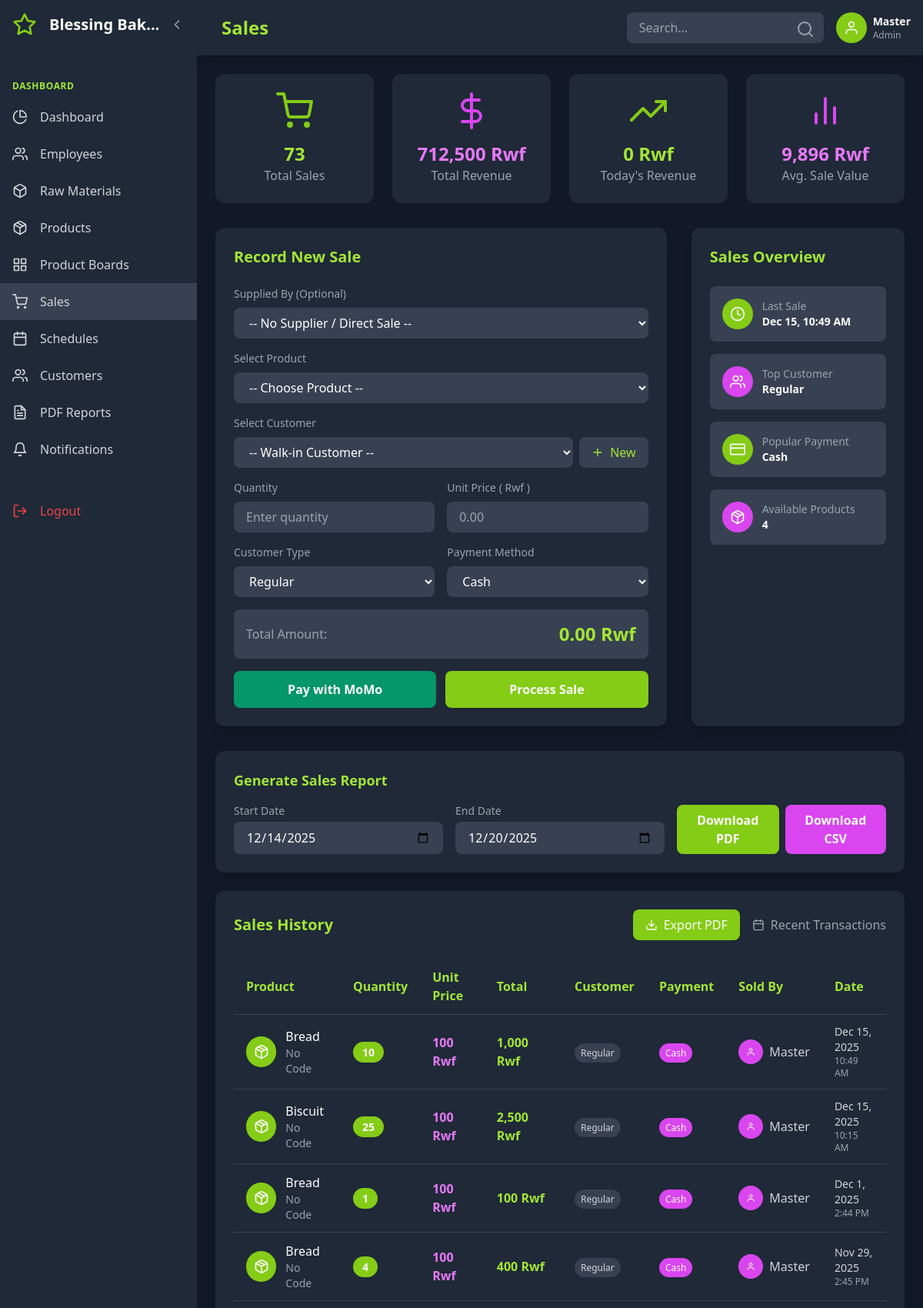
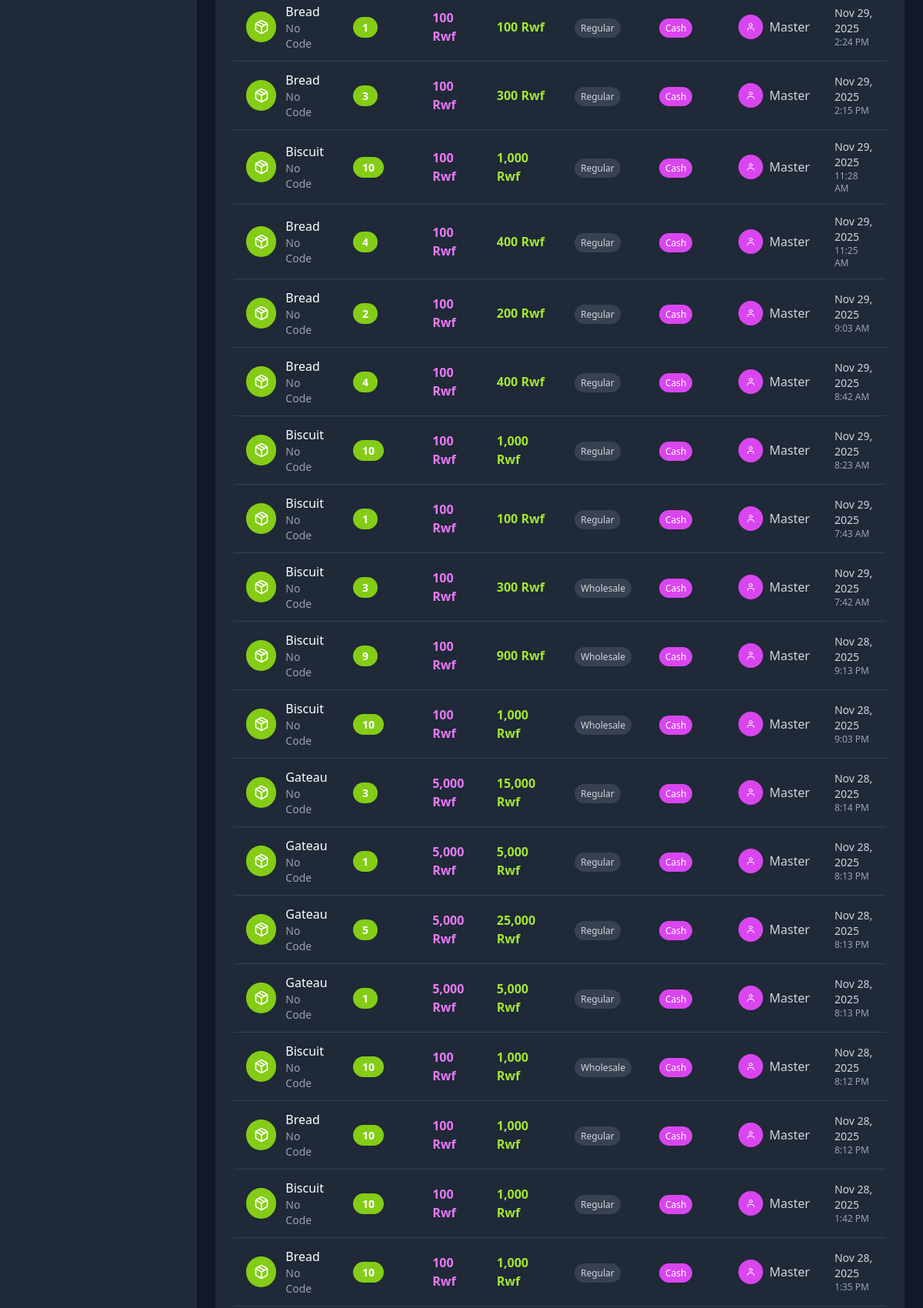
The page /?page=sales (signed in, upper part) on the database its author committed (2 pictures, top to bottom).
### tables this page shows
CREATE TABLE `system_settings` (
  `id` int(11) NOT NULL,
  `business_name` varchar(255) DEFAULT 'Bakery Management System',
  `currency` varchar(10) DEFAULT 'Frw',
  `timezone` varchar(50) DEFAULT 'Africa/Kigali',
  `date_format` varchar(20) DEFAULT 'Y-m-d',
  `low_stock_threshold` int(11) DEFAULT 10,
  `updated_at` datetime DEFAULT current_timestamp() ON UPDATE current_timestamp()
);

CREATE TABLE `sales` (
  `id` int(11) NOT NULL,
  `product_id` int(11) NOT NULL,
  `qty` int(11) NOT NULL,
  `unit_price` decimal(10,2) DEFAULT NULL,
  `total_price` decimal(12,2) DEFAULT NULL,
  `customer_type` varchar(50) DEFAULT NULL,
  `payment_method` varchar(50) DEFAULT NULL,
  `customer_id` int(11) DEFAULT NULL,
  `supplied_by` int(11) DEFAULT NULL,
  `supplier_trip_item_id` int(11) DEFAULT NULL,
  `sold_by` int(11) DEFAULT NULL,
  `created_by` int(11) DEFAULT NULL,
  `created_at` datetime DEFAULT current_timestamp()
);

CREATE TABLE `products` (
  `id` int(11) NOT NULL,
  `name` varchar(150) NOT NULL,
  `sku` varchar(80) DEFAULT NULL,
  `price` decimal(10,2) DEFAULT 0.00,
  `unit` varchar(20) DEFAULT NULL,
  `created_at` datetime DEFAULT current_timestamp(),
  `stock` int(11) NOT NULL DEFAULT 0
);

CREATE TABLE `users` (
  `id` int(11) NOT NULL,
  `username` varchar(50) NOT NULL,
  `email` varchar(150) DEFAULT NULL,
  `phone` varchar(20) DEFAULT NULL,
  `password` varchar(255) NOT NULL,
  `role` enum('admin','manager','staff') DEFAULT 'staff',
  `created_at` datetime DEFAULT current_timestamp()
);

### app/views/sales.php (the view, shortened to what the rows shown need)
<div class="grid grid-cols-1 lg:grid-cols-3 gap-8 mb-8">
    <div class="bg-gray-800 rounded-xl p-6 shadow-lg">
        <div class="space-y-4">
            <div class="flex justify-between items-center p-4 bg-gray-700 rounded-lg">
                <div class="flex items-center space-x-3">
                    <div>
                        <p class="text-gray-400 text-sm">Last Sale</p>
                        <p class="text-white font-semibold text-sm">
                            <?php if(!empty($sales_logs)): ?>
                                <?= date('M j, g:i A', strtotime($sales_logs[0]['created_at'])) ?>
                            <?php else: ?>
                                No sales yet
                            <?php endif; ?>
                        </p>
                    </div>
                </div>
            </div>
        </div>
    </div>
</div>
<div class="bg-gray-800 rounded-xl p-6 shadow-lg">
    <div class="overflow-x-auto">
        <table class="w-full">
            <thead>
                <tr class="border-b border-gray-700">
                    <th class="text-left py-3 px-4 text-lime-400">Product</th>
                    <th class="text-left py-3 px-4 text-lime-400">Quantity</th>
                    <th class="text-left py-3 px-4 text-lime-400">Unit Price</th>
                    <th class="text-left py-3 px-4 text-lime-400">Total</th>
                    <th class="text-left py-3 px-4 text-lime-400">Customer</th>
                    <th class="text-left py-3 px-4 text-lime-400">Payment</th>
                    <th class="text-left py-3 px-4 text-lime-400">Sold By</th>
                    <th class="text-left py-3 px-4 text-lime-400">Date</th>
                </tr>
            </thead>
            <tbody>
                <?php foreach($sales_logs as $sale): ?>
                <tr class="border-b border-gray-700 hover:bg-gray-700">
                    <td class="py-3 px-4">
                        <div class="flex items-center space-x-3">
                            <div class="w-10 h-10 bg-lime-500 rounded-full flex items-center justify-center">
                                <i data-feather="package" class="w-5 h-5 text-white"></i>
                            </div>
                            <div>
                                <p class="font-medium"><?= htmlspecialchars($sale['product_name']) ?></p>
                                <p class="text-gray-400 text-sm"><?= htmlspecialchars($sale['product_code'] ?? 'No Code') ?></p>
                            </div>
                        </div>
                    </td>
                    <td class="py-3 px-4">
                        <span class="bg-lime-500 text-white px-3 py-1 rounded-full text-sm font-semibold">
                            <?= number_format($sale['qty']) ?>
                        </span>
                    </td>
                    <td class="py-3 px-4">
                        <span class="text-fuchsia-400 font-bold"><?= number_format($sale['unit_price'], 0) ?> Rwf</span>
                    </td>
                    <td class="py-3 px-4">
                        <span class="text-lime-400 font-bold"><?= number_format($sale['total_price'], 0) ?> Rwf</span>
                    </td>
                    <td class="py-3 px-4">
                        <span class="bg-gray-700 text-gray-300 px-2 py-1 rounded-full text-xs">
                            <?= htmlspecialchars($sale['customer_type']) ?>
                        </span>
                    </td>
                    <td class="py-3 px-4">
                        <span class="bg-fuchsia-500 text-white px-2 py-1 rounded-full text-xs">
                            <?= htmlspecialchars($sale['payment_method']) ?>
                        </span>
                    </td>
                    <td class="py-3 px-4">
                        <div class="flex items-center space-x-2">
                            <div class="w-8 h-8 bg-fuchsia-500 rounded-full flex items-center justify-center">
                                <i data-feather="user" class="w-3 h-3 text-white"></i>
                            </div>
                            <span class="text-gray-300"><?= htmlspecialchars($sale['sold_by'] ?? 'Unknown') ?></span>
                        </div>
                    </td>
                    <td class="py-3 px-4">
                        <div class="text-gray-300">
                            <div class="font-medium text-sm"><?= date('M j, Y', strtotime($sale['created_at'])) ?></div>
                            <div class="text-gray-400 text-xs"><?= date('g:i A', strtotime($sale['created_at'])) ?></div>
                        </div>
                    </td>
                </tr>
                <?php endforeach; ?>
            </tbody>
        </table>
    </div>
</div>

### app/views/header.php (shortened to what the rows shown need)
<?php
    $user = $_SESSION['user_id'] ?? null;
    $user_role = $_SESSION['role'] ?? 'employee';
    $user_name = $_SESSION['username'] ?? 'User';
    $current_page = $_GET['page'] ?? 'dashboard';
    $theme = $_SESSION['theme'] ?? 'dark';
    $language = $_SESSION['language'] ?? 'en';
if ($user):
?>
<!DOCTYPE html>
<html lang="<?= htmlspecialchars($language) ?>" class="<?= $theme === 'dark' ? 'dark' : '' ?>">
<head>
    <script src="https://cdn.tailwindcss.com"></script>
</head>
<body class="<?= $theme === 'dark' ? 'bg-gray-900 text-white' : 'bg-gray-100 text-gray-900' ?> min-h-screen flex">
    <div id="sidebar" class="sidebar sidebar-expanded bg-gray-800 fixed h-full overflow-hidden z-50">
        <div class="p-4 flex items-center justify-between">
            <div class="flex items-center min-w-0">
                <i data-feather="star" class="text-lime-500 w-8 h-8 flex-shrink-0"></i>
                <span class="logo-text ml-4 text-xl font-bold truncate"><?php echo $conn->query("SELECT business_name FROM system_settings LIMIT 1")->fetchColumn(); ?></span>
            </div>
            <button id="sidebarToggle" class="text-gray-400 hover:text-white ml-2 flex-shrink-0">
                <i data-feather="chevron-left" class="w-5 h-5 sidebar-toggle-icon"></i>
            </button>
        </div>
        <nav class="mt-8">
            <?php if ($user_role === 'admin'): ?>
                <div class="px-4 py-2 text-xs font-semibold text-lime-400 uppercase tracking-wider">
                    <span class="nav-item-text"><?= t('dashboard') ?></span>
                </div>
                <a href="?page=dashboard" class="nav-item flex items-center px-4 py-3 text-gray-300 hover:bg-gray-700 hover:text-lime-400 transition-colors <?= $current_page === 'dashboard' ? 'bg-gray-700 text-lime-400' : '' ?>">
                    <i data-feather="pie-chart" class="w-5 h-5 flex-shrink-0"></i>
                    <span class="nav-item-text ml-4 truncate"><?= t('dashboard') ?></span>
                </a>
                <a href="?page=employees" class="nav-item flex items-center px-4 py-3 text-gray-300 hover:bg-gray-700 hover:text-lime-400 transition-colors <?= $current_page === 'employees' ? 'bg-gray-700 text-lime-400' : '' ?>">
                    <i data-feather="users" class="w-5 h-5 flex-shrink-0"></i>
                    <span class="nav-item-text ml-4 truncate"><?= t('employees') ?></span>
                </a>
                <a href="?page=raw_materials" class="nav-item flex items-center px-4 py-3 text-gray-300 hover:bg-gray-700 hover:text-lime-400 transition-colors <?= $current_page === 'raw_materials' ? 'bg-gray-700 text-lime-400' : '' ?>">
                    <i data-feather="box" class="w-5 h-5 flex-shrink-0"></i>
                    <span class="nav-item-text ml-4 truncate"><?= t('raw_materials') ?></span>
                </a>
                <a href="?page=products" class="nav-item flex items-center px-4 py-3 text-gray-300 hover:bg-gray-700 hover:text-lime-400 transition-colors <?= $current_page === 'products' ? 'bg-gray-700 text-lime-400' : '' ?>">
                    <i data-feather="package" class="w-5 h-5 flex-shrink-0"></i>
                    <span class="nav-item-text ml-4 truncate"><?= t('products') ?></span>
                </a>
                <a href="?page=product_boards" class="nav-item flex items-center px-4 py-3 text-gray-300 hover:bg-gray-700 hover:text-lime-400 transition-colors <?= $current_page === 'product_boards' ? 'bg-gray-700 text-lime-400' : '' ?>">
                    <i data-feather="grid" class="w-5 h-5 flex-shrink-0"></i>
                    <span class="nav-item-text ml-4 truncate"><?= t('product_boards') ?></span>
                </a>
                <a href="?page=suppliers" class="nav-item flex items-center px-4 py-3 text-gray-300 hover:bg-gray-700 hover:text-fuchsia-400 transition-colors <?= $current_page === 'sales' ? 'bg-gray-700 text-fuchsia-400' : '' ?>">
                    <i data-feather="shopping-cart" class="w-5 h-5 flex-shrink-0"></i>
                    <span class="nav-item-text ml-4 truncate"><?= t('sales') ?></span>
                <a href="?page=schedules" class="nav-item flex items-center px-4 py-3 text-gray-300 hover:bg-gray-700 hover:text-lime-400 transition-colors <?= $current_page === 'schedules' ? 'bg-gray-700 text-lime-400' : '' ?>">
                    <i data-feather="calendar" class="w-5 h-5 flex-shrink-0"></i>
                    <span class="nav-item-text ml-4 truncate"><?= t('schedules') ?></span>
                </a>
                <a href="?page=customers" class="nav-item flex items-center px-4 py-3 text-gray-300 hover:bg-gray-700 hover:text-lime-400 transition-colors <?= $current_page === 'customers' ? 'bg-gray-700 text-lime-400' : '' ?>">
                    <i data-feather="users" class="w-5 h-5 flex-shrink-0"></i>
                    <span class="nav-item-text ml-4 truncate"><?= t('customers') ?></span>
                </a>
                <a href="?page=admin_reports" class="nav-item flex items-center px-4 py-3 text-gray-300 hover:bg-gray-700 hover:text-lime-400 transition-colors <?= $current_page === 'admin_reports' ? 'bg-gray-700 text-lime-400' : '' ?>">
                    <i data-feather="file-text" class="w-5 h-5 flex-shrink-0"></i>
                    <span class="nav-item-text ml-4 truncate"><?= t('admin_reports') ?></span>
                </a>
                <a href="?page=notifications" class="nav-item flex items-center px-4 py-3 text-gray-300 hover:bg-gray-700 hover:text-lime-400 transition-colors <?= $current_page === 'notifications' ? 'bg-gray-700 text-lime-400' : '' ?>">
                    <i data-feather="bell" class="w-5 h-5 flex-shrink-0"></i>
                    <span class="nav-item-text ml-4 truncate"><?= t('notifications') ?></span>
                </a>
            <?php endif; ?>
            <a href="?page=logout" class="nav-item flex items-center px-4 py-3 text-red-500 hover:bg-gray-700 hover:text-red-400 transition-colors mt-8">
                <i data-feather="log-out" class="w-5 h-5 flex-shrink-0"></i>
                <span class="nav-item-text ml-4 truncate"><?= t('logout') ?></span>
            </a>
        </nav>
    </div>
    <div id="mainContent" class="main-content main-expanded flex-1 transition-all duration-300">
        <header class="bg-gray-800 shadow-lg p-4 flex justify-between items-center">
            <div class="flex items-center space-x-4">
                <h1 class="text-2xl font-bold text-lime-400 capitalize"><?= str_replace('_', ' ', $current_page) ?></h1>
            </div>
            <div class="flex items-center space-x-4">
                <div class="relative hidden md:block">
                    <input type="text" placeholder="Search..." class="bg-gray-700 text-white px-4 py-2 rounded-lg focus:outline-none focus:ring-2 focus:ring-lime-500 w-64">
                    <i data-feather="search" class="absolute right-3 top-2.5 text-gray-400"></i>
                </div>
                <div class="flex items-center space-x-2">
                    <a href="?page=settings">
                        <div class="w-10 h-10 <?= $user_role === 'admin' ? 'bg-lime-500' : 'bg-fuchsia-500' ?> rounded-full flex items-center justify-center">
                            <i data-feather="user" class="w-5 h-5 text-white"></i>
                        </div>
                    </a>
                    <div class="hidden sm:block">
                        <p class="text-white font-semibold text-sm"><?= htmlspecialchars($user_name) ?></p>
                        <p class="text-gray-400 text-xs capitalize"><?= htmlspecialchars($user_role) ?></p>
                    </div>
                </div>
            </div>
        </header>
        <main class="p-6">
<?php else: ?>
<?php endif; ?>

### rows shown on the page
system_settings: business_name "Blessing Bak…"
sales: created_at "Dec 15, 10:49 AM", product.name "Bread", product_code "No Code", qty "10", unit_price "100", total_price "1,000", customer_type "Regular", payment_method "Cash", users.username "Master", created_at "Dec 15, 2025", created_at "10:49 AM"
sales: product.name "Biscuit", product_code "No Code", qty "25", unit_price "100", total_price "2,500", customer_type "Regular", payment_method "Cash", users.username "Master", created_at "Dec 15, 2025", created_at "10:15 AM"
sales: product.name "Bread", product_code "No Code", qty "1", unit_price "100", total_price "100", customer_type "Regular", payment_method "Cash", users.username "Master", created_at "Dec 1, 2025", created_at "2:44 PM"
sales: product.name "Bread", product_code "No Code", qty "4", unit_price "100", total_price "400", customer_type "Regular", payment_method "Cash", users.username "Master", created_at "Nov 29, 2025", created_at "2:45 PM"
sales: product.name "Bread", product_code "No Code", qty "1", unit_price "100", total_price "100", customer_type "Regular", payment_method "Cash", users.username "Master", created_at "Nov 29, 2025", created_at "2:24 PM"
sales: product.name "Bread", product_code "No Code", qty "3", unit_price "100", total_price "300", customer_type "Regular", payment_method "Cash", users.username "Master", created_at "Nov 29, 2025", created_at "2:15 PM"
sales: product.name "Biscuit", product_code "No Code", qty "10", unit_price "100", total_price "1,000", customer_type "Regular", payment_method "Cash", users.username "Master", created_at "Nov 29, 2025", created_at "11:28 AM"
sales: product.name "Bread", product_code "No Code", qty "4", unit_price "100", total_price "400", customer_type "Regular", payment_method "Cash", users.username "Master", created_at "Nov 29, 2025", created_at "11:25 AM"
sales: product.name "Bread", product_code "No Code", qty "2", unit_price "100", total_price "200", customer_type "Regular", payment_method "Cash", users.username "Master", created_at "Nov 29, 2025", created_at "9:03 AM"
sales: product.name "Bread", product_code "No Code", qty "4", unit_price "100", total_price "400", customer_type "Regular", payment_method "Cash", users.username "Master", created_at "Nov 29, 2025", created_at "8:42 AM"
sales: product.name "Biscuit", product_code "No Code", qty "10", unit_price "100", total_price "1,000", customer_type "Regular", payment_method "Cash", users.username "Master", created_at "Nov 29, 2025", created_at "8:23 AM"
sales: product.name "Biscuit", product_code "No Code", qty "1", unit_price "100", total_price "100", customer_type "Regular", payment_method "Cash", users.username "Master", created_at "Nov 29, 2025", created_at "7:43 AM"
sales: product.name "Biscuit", product_code "No Code", qty "3", unit_price "100", total_price "300", customer_type "Wholesale", payment_method "Cash", users.username "Master", created_at "Nov 29, 2025", created_at "7:42 AM"
sales: product.name "Biscuit", product_code "No Code", qty "9", unit_price "100", total_price "900", customer_type "Wholesale", payment_method "Cash", users.username "Master", created_at "Nov 28, 2025", created_at "9:13 PM"
sales: product.name "Biscuit", product_code "No Code", qty "10", unit_price "100", total_price "1,000", customer_type "Wholesale", payment_method "Cash", users.username "Master", created_at "Nov 28, 2025", created_at "9:03 PM"
sales: product.name "Gateau", product_code "No Code", qty "3", unit_price "5,000", total_price "15,000", customer_type "Regular", payment_method "Cash", users.username "Master", created_at "Nov 28, 2025", created_at "8:14 PM"
sales: product.name "Gateau", product_code "No Code", qty "1", unit_price "5,000", total_price "5,000", customer_type "Regular", payment_method "Cash", users.username "Master", created_at "Nov 28, 2025", created_at "8:13 PM"
sales: product.name "Gateau", product_code "No Code", qty "5", unit_price "5,000", total_price "25,000", customer_type "Regular", payment_method "Cash", users.username "Master", created_at "Nov 28, 2025", created_at "8:13 PM"
sales: product.name "Gateau", product_code "No Code", qty "1", unit_price "5,000", total_price "5,000", customer_type "Regular", payment_method "Cash", users.username "Master", created_at "Nov 28, 2025", created_at "8:13 PM"
sales: product.name "Biscuit", product_code "No Code", qty "10", unit_price "100", total_price "1,000", customer_type "Wholesale", payment_method "Cash", users.username "Master", created_at "Nov 28, 2025", created_at "8:12 PM"
sales: product.name "Bread", product_code "No Code", qty "10", unit_price "100", total_price "1,000", customer_type "Regular", payment_method "Cash", users.username "Master", created_at "Nov 28, 2025", created_at "8:12 PM"
sales: product.name "Biscuit", product_code "No Code", qty "10", unit_price "100", total_price "1,000", customer_type "Regular", payment_method "Cash", users.username "Master", created_at "Nov 28, 2025", created_at "1:42 PM"
sales: product.name "Bread", product_code "No Code", qty "10", unit_price "100", total_price "1,000", customer_type "Regular", payment_method "Cash", users.username "Master", created_at "Nov 28, 2025", created_at "1:35 PM"

### other values the page prints
t('dashboard') "DASHBOARD"
t('dashboard') "Dashboard"
t('employees') "Employees"
t('raw_materials') "Raw Materials"
t('products') "Products"
t('product_boards') "Product Boards"
t('sales') "Sales"
t('schedules') "Schedules"
t('customers') "Customers"
t('admin_reports') "PDF Reports"
t('notifications') "Notifications"
t('logout') "Logout"
str_replace('_', ' ', $current_page) "Sales"
$user_name "Master"
$user_role "Admin"
